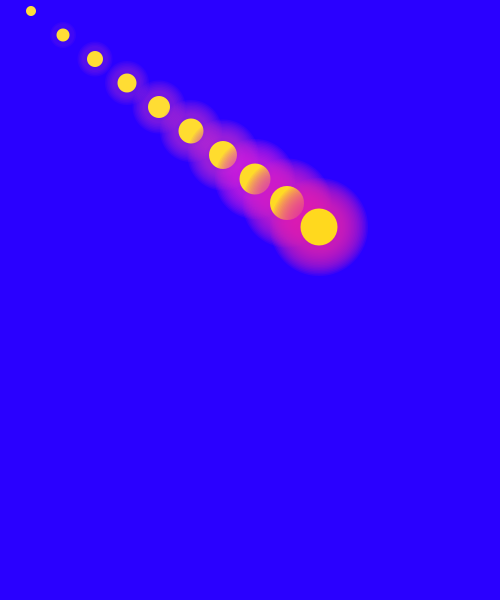
Frame 1 (no input)
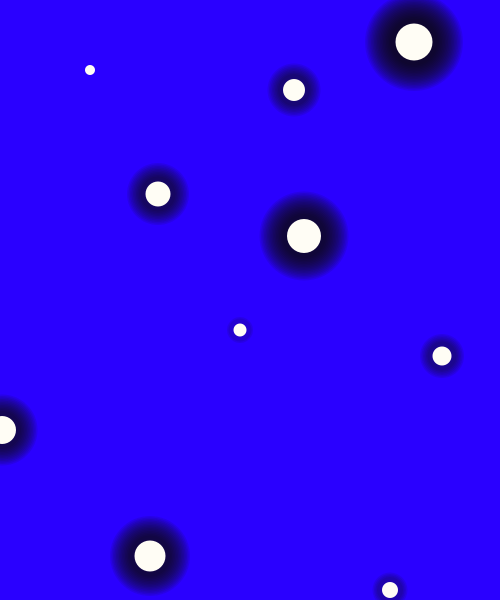
Frame 60 (the mouse pressed at the canvas centre just before this capture)
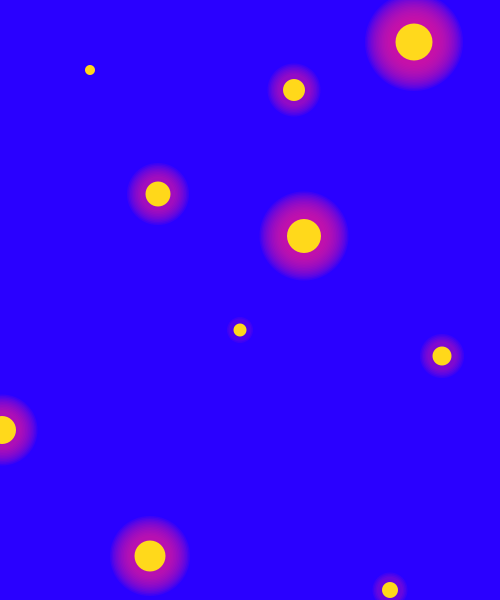
Frame 120 (the mouse held since frame 60 and released just before this capture)

The Processing sketch that drew these frames (run headless with seeded random() and noise(); from frame 60 on, the mouse is pressed at the canvas centre):

// Processing sketch: processing_106446
// ── processing_106446.pde

// define the number of balls for the array
int numPos = 10;

// define how big the arrays are for the x and y position of the ball
int[] xPos = new int[numPos];
int[] yPos = new int[numPos];

// define a velocity array for x and y
int[] velocityX = new int[10];
int[] velocityY = new int[10];

// set variable for circle diameter
int d = 10;

void setup(){
  size(500, 600);
  //background(255);
  colorMode(HSB, 360, 100, 100, 100);
  
  noStroke();
  
  // define values for the x, y, and velocity array positions
  for (int i = 0; i < numPos; i++){
    xPos[i] = 30 + (i*30);  
    yPos[i] = 10 + (i*20);
    velocityX[i] = 1+ i*2;
    velocityY[i] = 1+ i*4;
  }
}

void draw(){
  
  background(250, 100, 100, 20);

  for (int i = 0; i < numPos; i++){
    //fill(100, 50, 50, 10); //assign fills to the circles with random hues
    xPos[i] += velocityX[i]; // increase the position and velocity of xPos
    yPos[i] += velocityY[i]; // " " yPos
    
    if (xPos[i] > (width -10) || xPos[i] < 10) { // if the balls' x position approaches the size bounds reverse direction
      velocityX[i]*=-1;
    }
    
    if (yPos[i] > (height -10) || yPos[i] < 10) {  // if the balls' y position approaches the size bounds reverse direction
      velocityY[i]*=-1;
    }
    
    float time = millis()/300.0; // add variable for time
    float sine = sin(time); //get sine wave value

    float hue = map(sine, -1, 1, 0, 360); // apply sine value to variables for hue, sat, bri
    float sat = map(sine, -1, 1, 0, 100);
    float bri = map(sine, -1, 1, 0, 100);
    
    fill(hue, sat, bri, 10);
    for (int j = 0; j < i*2; j++){
      ellipse(xPos[i], yPos[i], d + i*3 + d + j*3, d +i*3 + d +j*3);
    }
    
    fill(50, sat, 100, 100);
    ellipse(xPos[i], yPos[i], d + i*3, d + i*3); // draw the balls from xPos and yPos arrays.
  }
}

/*
boolean sketchFullScreen() {
  return true;
}
*/

void mousePressed(){
    for (int i = 0; i < numPos; i++){
      if (velocityX[i] != 0){
        velocityX[i] = 0;   
        velocityY[i] = 0;
      } else {
          velocityX[i] = 1+ i*2;   
          velocityY[i] = 1+ i*4;
      }
   } 
}
